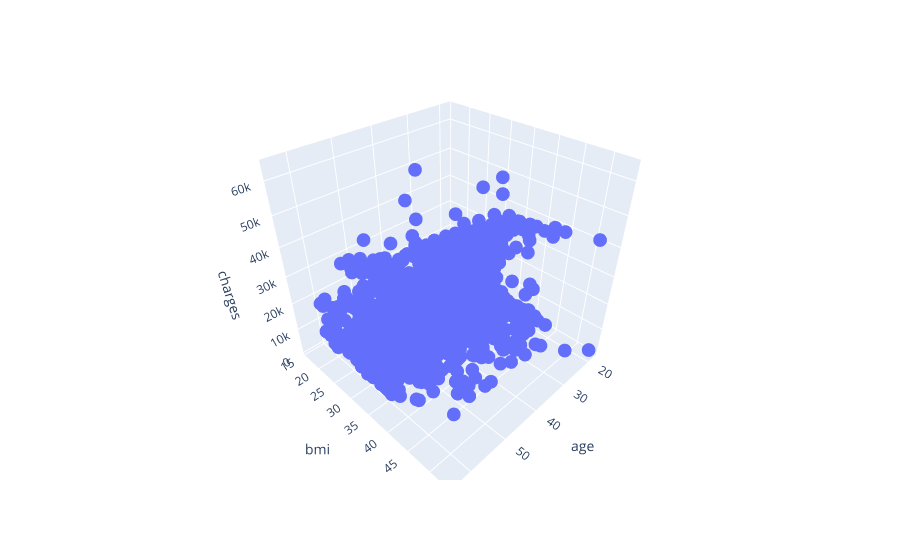

Notebook code for this chart:
### Code cell
import plotly.express as px

px.scatter_3d(medical_df, x='age', y='bmi', z='charges')

### Figure 1 — Plotly figure (JSON) as saved in the notebook; plotly's stock layout.template omitted (floating-point values rounded to 4 significant figures; data arrays with more than 128 entries replaced by an {"elided": "..."} marker saying what was removed)
{"data": [{"hovertemplate": "age=%{x}<br>bmi=%{y}<br>charges=%{z}<extra></extra>", "legendgroup": "", "marker": {"color": "#636efa", "symbol": "circle"}, "mode": "markers", "name": "", "scene": "scene", "showlegend": false, "type": "scatter3d", "x": {"elided": "1338 int values"}, "y": {"elided": "1338 float values"}, "z": {"elided": "1338 float values"}}], "layout": {"legend": {"tracegroupgap": 0}, "margin": {"t": 60}, "scene": {"domain": {"x": [0, 1], "y": [0, 1]}, "xaxis": {"title": {"text": "age"}}, "yaxis": {"title": {"text": "bmi"}}, "zaxis": {"title": {"text": "charges"}}}}}
